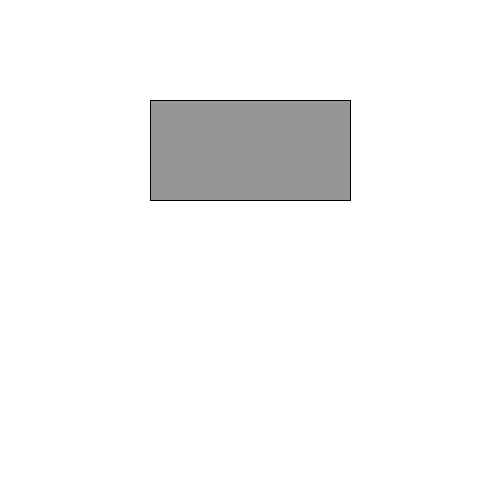
Frame 1 (no input)
Frame 60 (the mouse pressed at the canvas centre just before this capture): identical to frame 1, image omitted
Frame 120 (the mouse held since frame 60 and released just before this capture): identical to frame 1, image omitted

The Processing sketch that drew this single still picture (run headless with seeded random() and noise(); from frame 60 on, the mouse is pressed at the canvas centre):

// Processing sketch: switchButton
// ── switchButton.pde
/* Condicionales. Usando operadores lógicos.
 * Haz un boton switch, que apague o prenda el fondo.
 */

// Posicion y medidas del boton
float buttonX = 150;
float buttonY = 100;
float buttonW = 200;
float buttonH = 100;

void setup () {
  size(500, 500);
}

void draw () {
  background(255);
  
  fill(150);
  rect(buttonX, buttonY, buttonW, buttonH);
}
